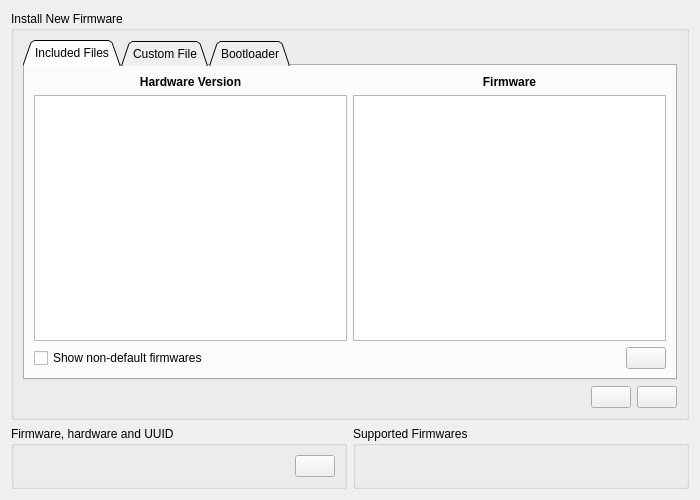
<?xml version="1.0" encoding="UTF-8"?>
<ui version="4.0">
 <class>PageFirmware</class>
 <widget class="QWidget" name="PageFirmware">
  <property name="geometry">
   <rect>
    <x>0</x>
    <y>0</y>
    <width>700</width>
    <height>500</height>
   </rect>
  </property>
  <property name="windowTitle">
   <string>Form</string>
  </property>
  <layout class="QVBoxLayout" name="verticalLayout_4">
   <item>
    <widget class="QGroupBox" name="groupBox">
     <property name="title">
      <string>Install New Firmware</string>
     </property>
     <layout class="QVBoxLayout" name="verticalLayout_3">
      <item>
       <widget class="QTabWidget" name="fwTabWidget">
        <property name="enabled">
         <bool>true</bool>
        </property>
        <property name="tabShape">
         <enum>QTabWidget::Triangular</enum>
        </property>
        <property name="currentIndex">
         <number>0</number>
        </property>
        <widget class="QWidget" name="tab">
         <attribute name="title">
          <string>Included Files</string>
         </attribute>
         <layout class="QVBoxLayout" name="verticalLayout_7">
          <item>
           <layout class="QHBoxLayout" name="horizontalLayout_5">
            <item>
             <layout class="QVBoxLayout" name="verticalLayout_5">
              <item>
               <widget class="QLabel" name="label">
                <property name="font">
                 <font>
                  <bold>true</bold>
                 </font>
                </property>
                <property name="text">
                 <string>Hardware Version</string>
                </property>
                <property name="alignment">
                 <set>Qt::AlignCenter</set>
                </property>
               </widget>
              </item>
              <item>
               <widget class="QListWidget" name="hwList"/>
              </item>
             </layout>
            </item>
            <item>
             <layout class="QVBoxLayout" name="verticalLayout_6">
              <item>
               <widget class="QLabel" name="label_2">
                <property name="font">
                 <font>
                  <bold>true</bold>
                 </font>
                </property>
                <property name="text">
                 <string>Firmware</string>
                </property>
                <property name="alignment">
                 <set>Qt::AlignCenter</set>
                </property>
               </widget>
              </item>
              <item>
               <widget class="QListWidget" name="fwList"/>
              </item>
             </layout>
            </item>
           </layout>
          </item>
          <item>
           <layout class="QHBoxLayout" name="horizontalLayout_6">
            <item>
             <widget class="QCheckBox" name="showNonDefaultBox">
              <property name="toolTip">
               <string>Show firmwares with non-default compilation options</string>
              </property>
              <property name="text">
               <string>Show non-default firmwares</string>
              </property>
             </widget>
            </item>
            <item>
             <spacer name="horizontalSpacer">
              <property name="orientation">
               <enum>Qt::Horizontal</enum>
              </property>
              <property name="sizeHint" stdset="0">
               <size>
                <width>40</width>
                <height>20</height>
               </size>
              </property>
             </spacer>
            </item>
            <item>
             <widget class="QPushButton" name="changelogButton">
              <property name="toolTip">
               <string>Show firmware changelog</string>
              </property>
              <property name="text">
               <string/>
              </property>
              <property name="icon">
               <iconset resource="../res.qrc">
                <normaloff>:/res/icons/About-96.png</normaloff>:/res/icons/About-96.png</iconset>
              </property>
             </widget>
            </item>
           </layout>
          </item>
         </layout>
        </widget>
        <widget class="QWidget" name="tab_2">
         <attribute name="title">
          <string>Custom File</string>
         </attribute>
         <layout class="QVBoxLayout" name="verticalLayout">
          <item>
           <layout class="QHBoxLayout" name="horizontalLayout_4">
            <item>
             <widget class="QLineEdit" name="fwEdit"/>
            </item>
            <item>
             <widget class="QPushButton" name="chooseButton">
              <property name="sizePolicy">
               <sizepolicy hsizetype="Fixed" vsizetype="Fixed">
                <horstretch>0</horstretch>
                <verstretch>0</verstretch>
               </sizepolicy>
              </property>
              <property name="toolTip">
               <string>Choose file...</string>
              </property>
              <property name="text">
               <string/>
              </property>
              <property name="icon">
               <iconset resource="../res.qrc">
                <normaloff>:/res/icons/Open Folder-96.png</normaloff>:/res/icons/Open Folder-96.png</iconset>
              </property>
             </widget>
            </item>
           </layout>
          </item>
          <item>
           <spacer name="verticalSpacer">
            <property name="orientation">
             <enum>Qt::Vertical</enum>
            </property>
            <property name="sizeHint" stdset="0">
             <size>
              <width>20</width>
              <height>249</height>
             </size>
            </property>
           </spacer>
          </item>
         </layout>
        </widget>
        <widget class="QWidget" name="tab_3">
         <property name="enabled">
          <bool>false</bool>
         </property>
         <attribute name="title">
          <string>Bootloader</string>
         </attribute>
         <layout class="QVBoxLayout" name="verticalLayout_8">
          <item>
           <widget class="QListWidget" name="blList"/>
          </item>
         </layout>
        </widget>
       </widget>
      </item>
      <item>
       <layout class="QHBoxLayout" name="horizontalLayout_3">
        <item>
         <widget class="DisplayPercentage" name="display" native="true"/>
        </item>
        <item>
         <widget class="QPushButton" name="cancelButton">
          <property name="sizePolicy">
           <sizepolicy hsizetype="Fixed" vsizetype="Fixed">
            <horstretch>0</horstretch>
            <verstretch>0</verstretch>
           </sizepolicy>
          </property>
          <property name="toolTip">
           <string>Cancel upload</string>
          </property>
          <property name="text">
           <string/>
          </property>
          <property name="icon">
           <iconset resource="../res.qrc">
            <normaloff>:/res/icons/Cancel-96.png</normaloff>:/res/icons/Cancel-96.png</iconset>
          </property>
         </widget>
        </item>
        <item>
         <widget class="QPushButton" name="uploadButton">
          <property name="sizePolicy">
           <sizepolicy hsizetype="Fixed" vsizetype="Fixed">
            <horstretch>0</horstretch>
            <verstretch>0</verstretch>
           </sizepolicy>
          </property>
          <property name="toolTip">
           <string>Update firmware on the connected DieBieMS</string>
          </property>
          <property name="text">
           <string/>
          </property>
          <property name="icon">
           <iconset resource="../res.qrc">
            <normaloff>:/res/icons/Download-96.png</normaloff>:/res/icons/Download-96.png</iconset>
          </property>
         </widget>
        </item>
       </layout>
      </item>
     </layout>
    </widget>
   </item>
   <item>
    <layout class="QHBoxLayout" name="horizontalLayout_2">
     <item>
      <widget class="QGroupBox" name="groupBox_2">
       <property name="title">
        <string>Firmware, hardware and UUID</string>
       </property>
       <layout class="QHBoxLayout" name="horizontalLayout">
        <item>
         <widget class="QLabel" name="currentLabel">
          <property name="text">
           <string/>
          </property>
         </widget>
        </item>
        <item>
         <widget class="QPushButton" name="readVersionButton">
          <property name="sizePolicy">
           <sizepolicy hsizetype="Fixed" vsizetype="Fixed">
            <horstretch>0</horstretch>
            <verstretch>0</verstretch>
           </sizepolicy>
          </property>
          <property name="toolTip">
           <string>Read firmware version</string>
          </property>
          <property name="text">
           <string/>
          </property>
          <property name="icon">
           <iconset resource="../res.qrc">
            <normaloff>:/res/icons/Upload-96.png</normaloff>:/res/icons/Upload-96.png</iconset>
          </property>
         </widget>
        </item>
       </layout>
      </widget>
     </item>
     <item>
      <widget class="QGroupBox" name="groupBox_3">
       <property name="title">
        <string>Supported Firmwares</string>
       </property>
       <layout class="QVBoxLayout" name="verticalLayout_2">
        <item>
         <widget class="QLabel" name="supportedLabel">
          <property name="text">
           <string/>
          </property>
         </widget>
        </item>
       </layout>
      </widget>
     </item>
    </layout>
   </item>
  </layout>
 </widget>
 <customwidgets>
  <customwidget>
   <class>DisplayPercentage</class>
   <extends>QWidget</extends>
   <header>widgets/displaypercentage.h</header>
   <container>1</container>
  </customwidget>
 </customwidgets>
 <resources>
  <include location="../res.qrc"/>
 </resources>
 <connections/>
</ui>
